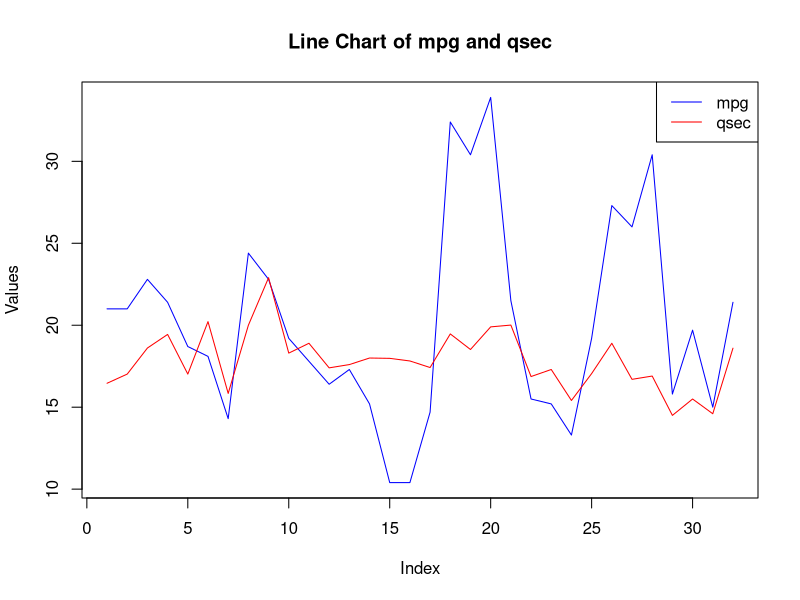

Write R code to recreate this figure.
# Load the mtcars dataset
data(mtcars)

# Create a plot with 'mpg' and 'qsec' as lines
plot(mtcars$mpg, type = "l", col = "blue", ylim = range(c(mtcars$mpg, mtcars$qsec)), xlab = "Index", ylab = "Values", main = "Line Chart of mpg and qsec")

# Add the second line for 'qsec'
lines(mtcars$qsec, col = "red")

# Add a legend
legend("topright", legend = c("mpg", "qsec"), col = c("blue", "red"), lty = 1)